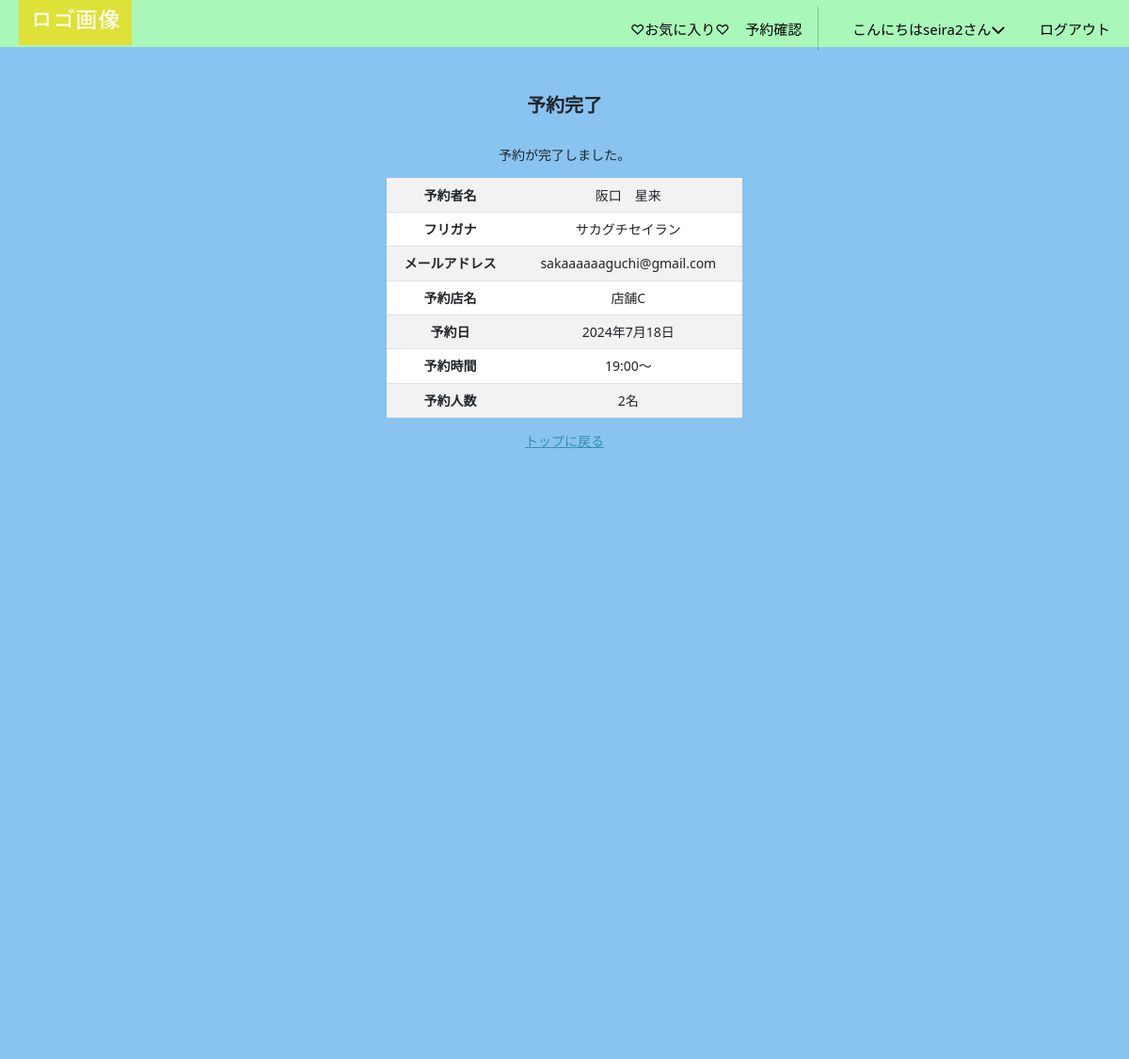
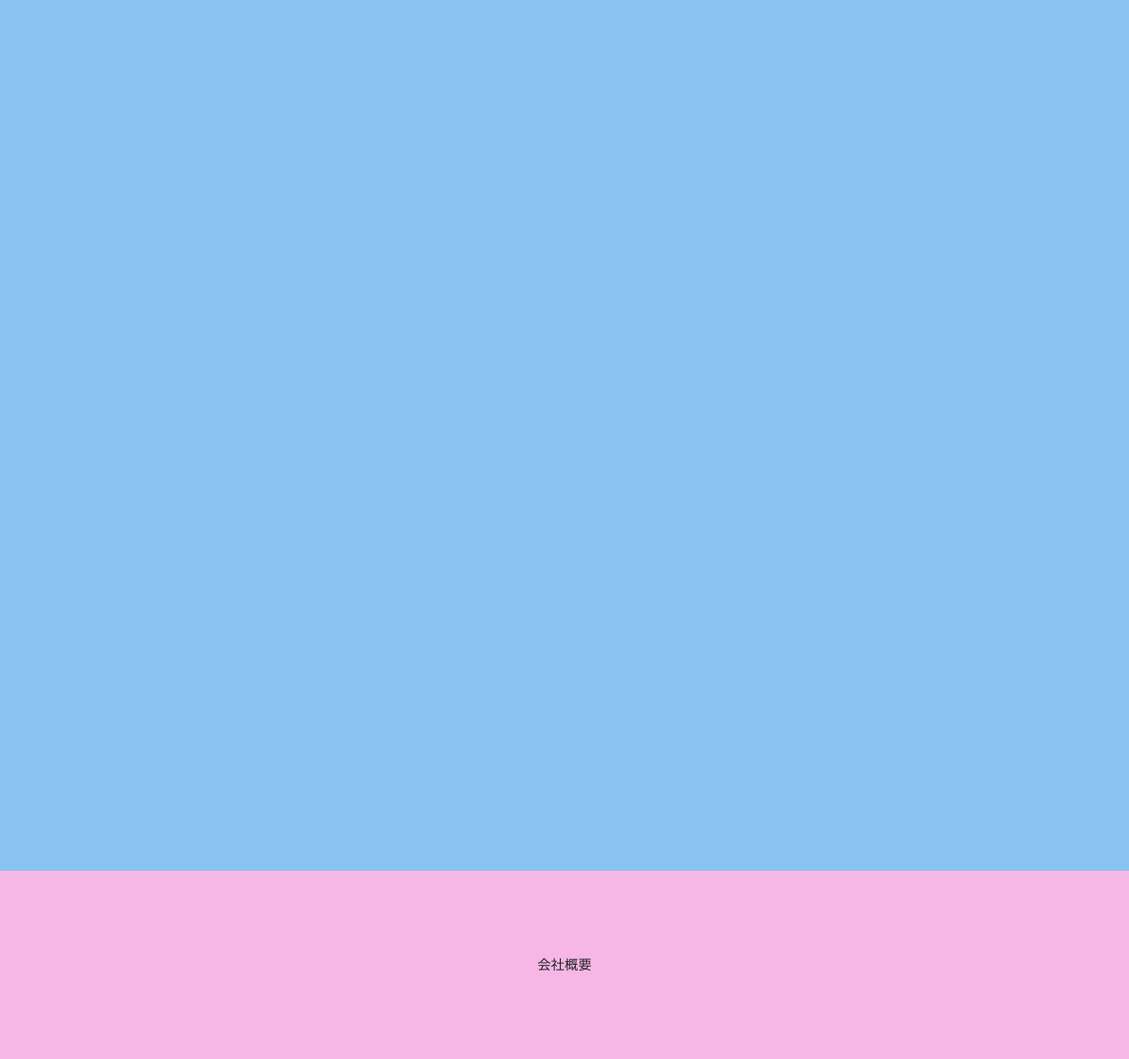
The page /reservation-success/8 on the database its author committed (2 pictures, top to bottom).
### accounts/models.py (models this page shows)
class CustomUser(AbstractUser):
    email =models.EmailField(verbose_name='メールアドレス', unique=True, blank=False, null=False, default='') #unique:そのフィールドに保存される値がデータベース内で一意である必要がある(重複を許さない)
    full_name = models.CharField(verbose_name='名前', max_length=30, blank=False, null=False, default='')
    furigana = models.CharField(validators=[katakana_regex], verbose_name='フリガナ*スペースなし', max_length=30, blank=False, null=False, default='')
    handle = models.CharField(verbose_name='ニックネーム',max_length=50,default='',blank=False, null=False)
    postal_code = models.CharField(validators=[postal_code_regex], max_length=7, verbose_name='郵便番号*ハイフンなし', blank=False, null=False, default='')
    address = models.CharField(verbose_name='住所',max_length=50,blank=False, null=False, default='')
    phone_number = models.CharField(verbose_name='電話番号（例: 090-1234-5678）', max_length=20, validators=[phone_number_regex],blank=False, null=False, default='')
    class Meta:
        verbose_name_plural = 'CustomUser'

### gourmet/models.py (models this page shows)
class Reservation(models.Model):
    user = models.ForeignKey(CustomUser, verbose_name='ユーザー',on_delete=models.PROTECT)
    store_name = models.ForeignKey(StoreInfo, verbose_name='店名',on_delete=models.PROTECT)
    date = models.DateField(verbose_name='予約日')
    time = models.TimeField(verbose_name='予約時間')
    persons = models.IntegerField(verbose_name='予約人数')

class StoreInfo(models.Model):
    user = models.ForeignKey(CustomUser, verbose_name='ユーザー',on_delete=models.PROTECT)
    store_name = models.CharField(verbose_name='店舗名',max_length=40)
    category = models.ForeignKey(Category,verbose_name='ジャンル',on_delete=models.PROTECT)
    store_detail = models.TextField(verbose_name='店舗詳細',blank=True, null=True)
    photo1 = models.ImageField(verbose_name='写真1',blank=True,default='noImage.png')
    photo2 = models.ImageField(verbose_name='写真2',blank=True,default='noImage.png')
    photo3 = models.ImageField(verbose_name='写真3',blank=True,default='noImage.png')
    create_at = models.DateTimeField(verbose_name='作成日時',auto_now_add=True)
    updated_at = models.DateTimeField(verbose_name='更新日時',auto_now=True)
    class Meta:
        verbose_name_plural = 'StoreInfo'
    def __str__(self):
        return self.store_name

### gourmet/views.py (the view)
# urls.py: path('reservation-success/<int:reservation_id>', views.reservation_success, name='reservation_success'),
def reservation_success(request,reservation_id):
    reservation = get_object_or_404(Reservation, id=reservation_id)
    user = reservation.user
    context = {
        'reservation':reservation,
        'user':user
    }
    return render(request, 'reservation_success.html',context)

### gourmet/context_processors.py (called while the page is built)
def member_status(request):
    if request.user.is_authenticated:
        from gourmet.models import Member
        is_member = Member.objects.filter(user=request.user).exists()
        return {'is_member': is_member}
    return {'is_member': False}

### gourmet/templates/reservation_success.html (shortened to what this page needs)
{% extends 'base.html' %}
{% load static %}
{% block contents %}
<div class="a_detail" style="display: flex; justify-content: center;">
    <div class="container">
        <div class="row">
          <div class="col-md-6 offset-md-3">
            <h1 class="store-h1">予約完了</h1>
            <p>予約が完了しました。</p>
            <table class="table table-striped">
                <tr>
                    <th>予約者名</th> <td>{{user.full_name}}</td>
                </tr>
                <tr>
                    <th>フリガナ</th> <td>{{user.furigana}}</td>
                </tr>
                <tr>
                    <th>メールアドレス</th> <td>{{user.email}}</td>
                </tr>
                <tr>
                    <th>予約店名</th> <td>{{reservation.store_name}}</td>
                </tr>
                <tr>
                    <th>予約日</th> <td>{{reservation.date}}</td>
                </tr>
                <tr>
                    <th>予約時間</th> <td>{{reservation.time}}〜</td>
                </tr>
                <tr>
                    <th>予約人数</th> <td>{{reservation.persons}}名</td>
                </tr>
            </table>
            <a class="button secondaryAction" href="{% url 'gourmet:top' %}" style="color: rgb(47, 144, 177); text-decoration: underline !important;">トップに戻る</a></p>
        </div>
    </div>
</div>
{% endblock %}

### gourmet/templates/base.html (shortened to what this page needs)
{% load static %}
<!DOCTYPE html>
<html lang="ja">
<head>
    <link rel="stylesheet" type="text/css" href="{% static 'css/mystyle.css' %}">
    <link href="https://cdn.jsdelivr.net/npm/bootstrap@5.3.0-alpha3/dist/css/bootstrap.min.css" rel="stylesheet">
    <link rel="stylesheet" type="text/css" href="https://unpkg.com/swiper@8/swiper.min.css">
    <link href="https://cdn.jsdelivr.net/npm/bootstrap-icons/font/bootstrap-icons.css" rel="stylesheet">
    <link rel="stylesheet" href="https://cdn.jsdelivr.net/npm/destyle.css@3.0.2/destyle.min.css">
</head>
<body>
    <div>
        <header class="header">
            <div class="header__inner">
              <h1 class="header__title header-title">
                <a href="{% url 'gourmet:top'%}">
                  <img src="{% static 'images/logo.png' %}" alt="ロゴ画像">
                </a>
              </h1>
              <nav class="header__nav nav" id="js-nav">
                <ul class="nav__items nav-items">
                  {% if user.is_authenticated %}
                    <li class="nav-items__item nav-active {% block active-effe %}{% endblock %}"><a href="{% url 'gourmet:like_list'%}">♡お気に入り♡</a></li>
                    <li class="nav-items__item nav-active {% block active-effe2 %}{% endblock %}"><a href="{%url 'gourmet:reserve_list'%}">予約確認</a></li>
                    <li class="nav-items__item" id="menu__item">
                      <a href="{% url 'gourmet:profile' %}" class="menu__link nav-active {% block active-effe3 %}{% endblock %}">こんにちは{{ user.username }}さん<i class="fa-solid fa-chevron-down"></i></a>
                    </li>
                    <li class="nav-items__item"><a href="{% url 'account_logout'%}">ログアウト</a></li>
                  {% endif %}
                  </ul>
              </nav>
            </div>
      </header>
        <main>
          <div class="main">
            {% block contents %}{% endblock %}
          </div>
        </main>
        <footer class="footer">
          <div>
            会社概要
          </div>
        </footer>
      </div>
</body>
</html>

### static/css/mystyle.css (style rules this page uses)
a { text-decoration: none !important; }
ul, li { list-style: none; }
main { background-color: #89c3f0; height: 2000px; width: 100%; position: relative; margin-top: 50px; }
.footer { background-color: #f7b7e6; height: 200px; display: flex; }
.footer div { margin: auto; }
.header { background-color: rgb(169, 248, 185); width: 100%; height: 50px; position: fixed; top: 0; left: 0; right: 0; z-index: 999; }
.header__inner { padding: 0 20px; display: flex; align-items: center; justify-content: space-between; height: inherit; position: relative; }
.header__title { width: 100px; height: auto; }
@media screen and (min-width: 960px) { .header__title { width: 120px; } }
.header__title img { display: block; width: 100%; height: 100%; }
.header__nav { position: absolute; right: 0; left: 0; top: 0; width: 100%; height: 100vh; transform: translateX(100%); background-color: #fff; transition: ease .4s; }
@media screen and (min-width: 960px) { .header__nav { position: static; transform: initial; background-color: inherit; height: inherit; display: flex; justify-content: end; width: 50%; } }
@media screen and (min-width: 960px) { .nav__items { width: 100%; display: flex; align-items: center; height: initial; justify-content: space-between; } }
.nav-items { padding-top: 250px; padding-bottom: 200px; padding-left: 70px; }
@media screen and (min-width: 960px) { .nav-items { padding-top: inherit; padding-bottom: inherit; } }
.nav-items__item a { color: black; width: 100%; display: block; text-align: left; font-size: 15px; margin-bottom: 20px; }
@media screen and (min-width: 960px) { .nav-items__item a { margin-bottom: 0; margin-top: 10px; } }
.nav-items__item:last-child a { margin-bottom: 0; }
:root { --easing: cubic-bezier(.2, 1, .2, 1); --transition: .8s var(--easing); --color-base: #f8f8f8; --color-gray: #ddd; --color-theme: #f5695f; --color-theme-darken: #f12617; --box-shadow: .8rem .8rem 1.2rem rgba(0, 0, 0, .05), -.8rem -.8rem 1.2rem #fff; --box-shadow-hover: 1rem 1rem 1.5rem rgba(0, 0, 0, .08), -1rem -1rem 1.5rem #fff; --box-shadow-inset: inset .8rem .8rem 1.2rem rgba(0, 0, 0, .05), inset -.8rem -.8rem 1.2rem #fff; --box-shadow-dark: .8rem .8rem 1.2rem rgba(0, 0, 0, .1), -.8rem -.8rem 1.2rem rgba(#fff,.2); }
html { font-size: 90%; line-height: 1.8; height: 100%; word-break: break-word; color: #333; background-color: var(--color-base); -webkit-appearance: none; -webkit-tap-highlight-color: transparent; }
body { font-size: 1.6rem; margin-top: 30px auto; margin-bottom: 0; }
*, *::before, *::after { -webkit-box-sizing: border-box; box-sizing: border-box; }
h1, h2, h3, h4, h5, h6 { font-size: 1.6rem; margin: 0; padding: 0; }
main { display: block; }
.a_detail { text-align: center; }
.store-h1 { padding-top: 20px; margin-top: 30px; margin-bottom: 30px; }
@media screen and (min-width: 960px) { .a_detail { padding:0 200px !important; } }
.a_detail { font-size: 14px; padding:0 30px }
.a_detail h1 { font-size: 20px; font-weight: bold; }
.menu__link { display: block; padding: 10px 20px; position: relative; }
.nav-items__item { -webkit-transition: all 0.5s ease-out; transition: all 0.5s ease-out; }

### rows shown on the page
CustomUser: username "seira2", full_name "阪口 星来", furigana "サカグチセイラン", email "sakaaaaaaguchi@gmail.com"
Reservation: store_name "店舗C", date "2024年7月18日", time "19:00", persons "2"
